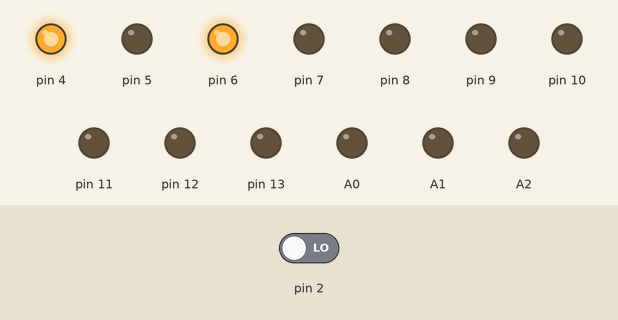
Recording of a sketch running on a simulated Arduino Uno, built with avr-gcc and run on an emulated ATmega328P. Parts: output pins drawn as LEDs (lit = HIGH). The test bench sets the inputs (shaded band); at power-on: pin 2 LOW.

Above: at 1.2 s.
1.3 s: pin 2 driven HIGH
At 2.7 s:
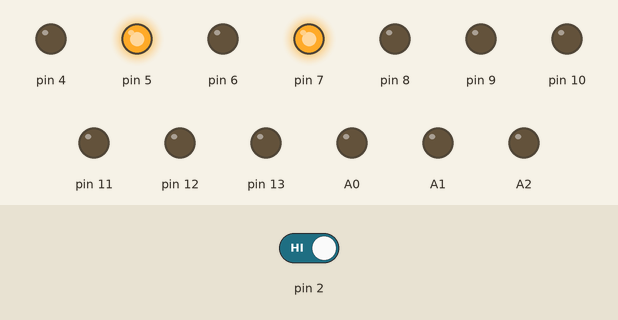
Timing chart, 0 to 7.8 s (numbered marks = the images above; inputs shaded):
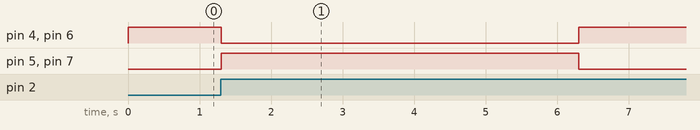

Measured:
- after the input at 1.3 s, pin 4, pin 6: HIGH → LOW at once, → HIGH 5.0 s later; pin 5, pin 7: LOW → HIGH at once, → LOW 5.0 s later

The sketch:

1A17N.ino
```cpp
                                                                                           void setup() {
  pinMode(2, INPUT);
  pinMode(4, OUTPUT);
  pinMode(5, OUTPUT);
  pinMode(6, OUTPUT);
  pinMode(7, OUTPUT);
  pinMode(8, OUTPUT);
  pinMode(9, OUTPUT);
  pinMode(10, OUTPUT);
  pinMode(11, OUTPUT);
  pinMode(12, OUTPUT);
  pinMode(13, OUTPUT);
  pinMode(A0, OUTPUT);
  pinMode(A1, OUTPUT);
  pinMode(A2, OUTPUT);

    digitalWrite(4,1);
    digitalWrite(6,1);
  attachInterrupt(digitalPinToInterrupt(2), toggle, CHANGE);
}

bool  t;
bool  k;
void loop() {
  if (k) {
    digitalWrite(5,1);
    digitalWrite(7,1);
    digitalWrite(4,0);
    digitalWrite(6,0);
    delay(5000);
    digitalWrite(5,0);
    digitalWrite(7,0);
    digitalWrite(4,1);
    digitalWrite(6,1);
    k = 0;
  }
}
void toggle() {
  k = 1;
}
```
